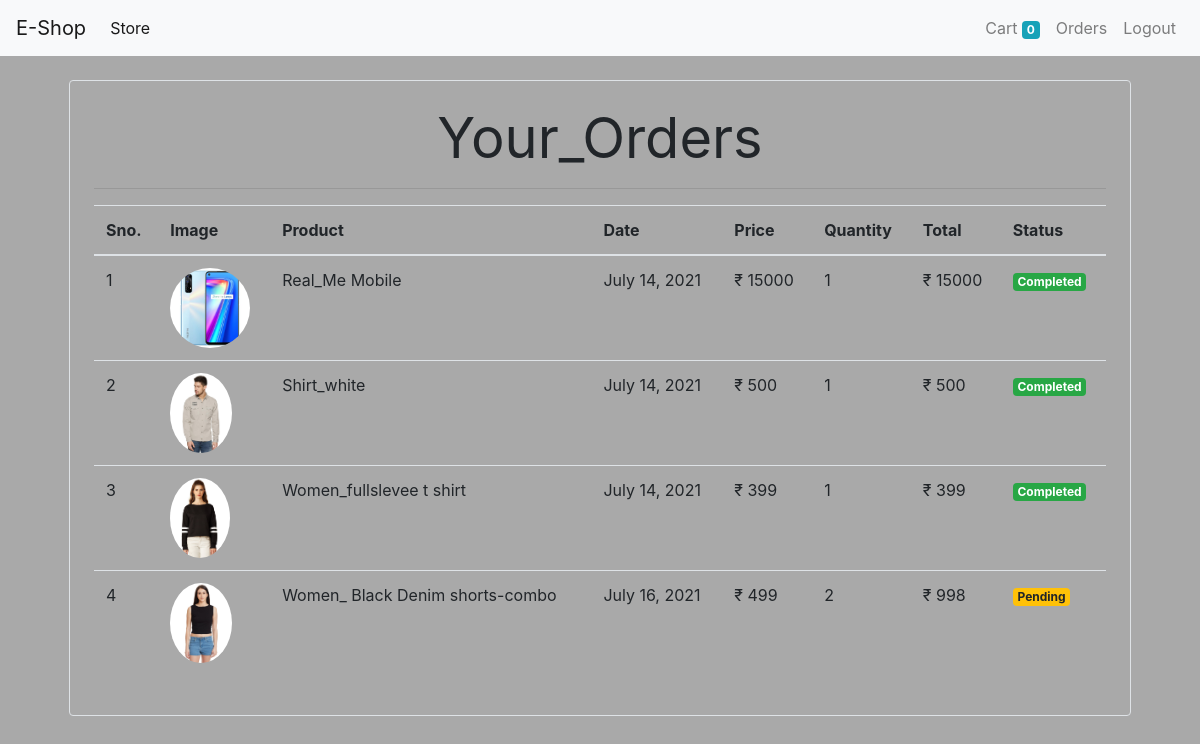
/orders (signed in), run on the app's committed database.
### store/models/orders.py (models this page shows, shortened)
class Order(models.Model):
    product = models.ForeignKey(Product, on_delete=models.CASCADE, default=True)
    customer = models.ForeignKey(Customer, on_delete=models.CASCADE)
    quantity = models.IntegerField(default=1)
    price = models.IntegerField()
    address = models.CharField(max_length=50, default='', blank=True)
    phone = models.CharField(max_length=50, default='', blank=True)
    date = models.DateField(default=datetime.datetime.today)
    status = models.BooleanField(default=False)
    @staticmethod
    def get_orders_by_customer(customer_id):
        return Order \
            .objects \
            .filter(customer=customer_id) \
            .order_by('-date')

### store/models/product.py (models this page shows, shortened)
class Product(models.Model):
    name = models.CharField(max_length=50)
    price = models.IntegerField(default=0)
    category = models.ForeignKey(Category, on_delete=models.CASCADE, default=1)
    description = models.CharField(max_length=200, default='', null=True, blank=True)
    image = models.ImageField(upload_to='uploads/products/')

### store/middlewares/auth.py (the view)
    def middleware(request):
        returnUrl = request.META['PATH_INFO']
        if not request.session.get('customer'):
            return redirect(f'login?return_url={returnUrl}')
        response = get_response(request)
        return response

### store/templatetags/custom_filter.py (called while the page is built)
@register.filter(name='currency')
def currency(number):
    return " ₹ " + str(number)

@register.filter(name='multiply')
def multiply(number, number1):
    return number * number1

### store/views/orders.py (called while the page is built)
    def get(self, request):
        customer = request.session.get('customer')
        orders = Order.get_orders_by_customer(customer)
        print(orders)
        orders = orders.reverse()
        return render(request, 'orders.html', {'orders': orders})

### templates/orders.html
{% extends 'base.html' %}
{% block content %}
    {% load cart %}
    {% load custom_filter %}
    <div class="container">
        <div class="border rounded p-4 m-4">
            <p class="display-4 text-center"><b>Your_Orders</b></p>
            <hr>
            <table class="table">
                <thead>
                <tr>
                    <th>Sno.</th>
                    <th>Image</th>
                    <th>Product</th>
                    <th>Date</th>
                    <th>Price</th>
                    <th>Quantity</th>
                    <th>Total</th>
                    <th>Status</th>
                </tr>
                </thead>
                <tbody>
                {% for order in orders %}
                    <tr>
                        <td>{{ forloop.counter }}</td>
                        <td><img style="height: 80px;" class="rounded-circle" src="{{ order.product.image.url }}"
                                 alt=""></td>
                        <td>{{ order.product.name }}</td>
                        <td>{{ order.date }}</td>
                        <td>{{ order.price|currency }}</td>
                        <td>{{ order.quantity }}</td>
                        <td>{{ order.quantity|multiply:order.price|currency }}</td>
                        {% if order.status %}
                            <td>
                                <small class="badge badge-success">Completed</small>
                            </td>
                        {% else %}
                            <td><span class="badge badge-warning">Pending</span></td>
                        {% endif %}
                    </tr>
                {% endfor %}
                </tbody>
            </table>
        </div>
    </div>
{% endblock %}

### templates/base.html (shortened to what this page needs)
<!doctype html>
<html lang="en">
<head>
    <link rel="stylesheet" href="https://maxcdn.bootstrapcdn.com/bootstrap/4.0.0/css/bootstrap.min.css"
>
</head>
<body style="background-color: darkgray">
<nav class="navbar navbar-expand-lg navbar-light bg-light" style="color: darksalmon">
    <a class="navbar-brand" href="/">E-Shop</a>
    <div class="collapse navbar-collapse" id="navbarSupportedContent">
        <ul class="navbar-nav mr-auto">
            <li class="nav-item active">
                <a class="nav-link" href="#">Store <span class="sr-only">(current)</span></a>
            </li>
        </ul>
        <ul class=" navbar-nav my-2 my-lg-0">
            <li class="nav-item ">
                <a class="nav-link" href="/cart">Cart
                    <span class="badge btn-info">{{ request.session.cart.keys|length }}</span>
                    <span class="sr-only">(current)</span></a>
            </li>
            {% if request.session.customer %}
                <li class="nav-item ">
                    <a class="nav-link" href="/orders">Orders <span class="sr-only">(current)</span></a>
                </li>
                <li class="nav-item ">
                    <a class="nav-link" href="/logout">Logout <span class="sr-only">(current)</span></a>
                </li>
            {% endif %}
        </ul>
    </div>
</nav>
{% block content %}
{% endblock %}
</body>
</html>

### data on the page
Order: product.image (picture), product.name "Real_Me Mobile", date "July 14, 2021", price "₹ 15000", quantity "1", quantity|multiply "₹ 15000", status "Completed"
Order: product.image (picture), product.name "Shirt_white", date "July 14, 2021", price "₹ 500", quantity "1", quantity|multiply "₹ 500", status "Completed"
Order: product.image (picture), product.name "Women_fullslevee t shirt", date "July 14, 2021", price "₹ 399", quantity "1", quantity|multiply "₹ 399", status "Completed"
Order: product.image (picture), product.name "Women_ Black Denim shorts-combo", date "July 16, 2021", price "₹ 499", quantity "2", quantity|multiply "₹ 998", status "Pending"

### other printed values
{{ request.session.cart.keys|length }} "0"
